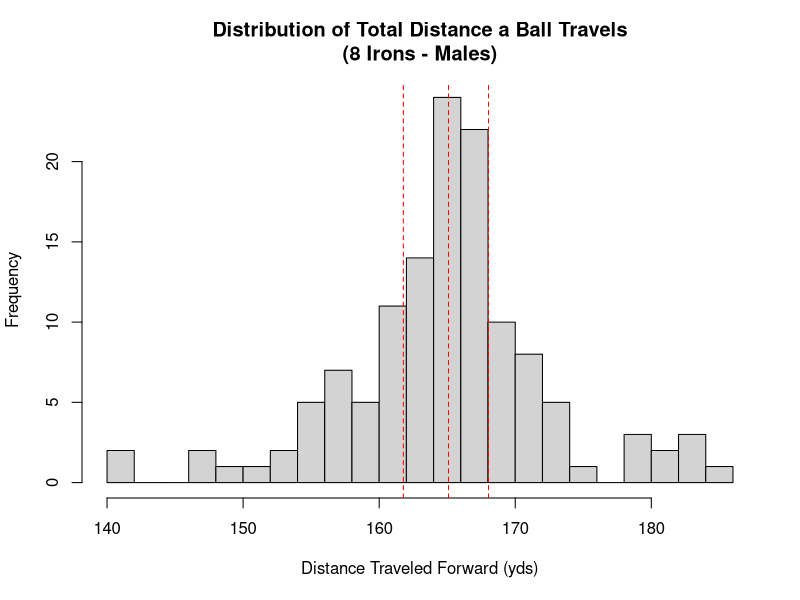
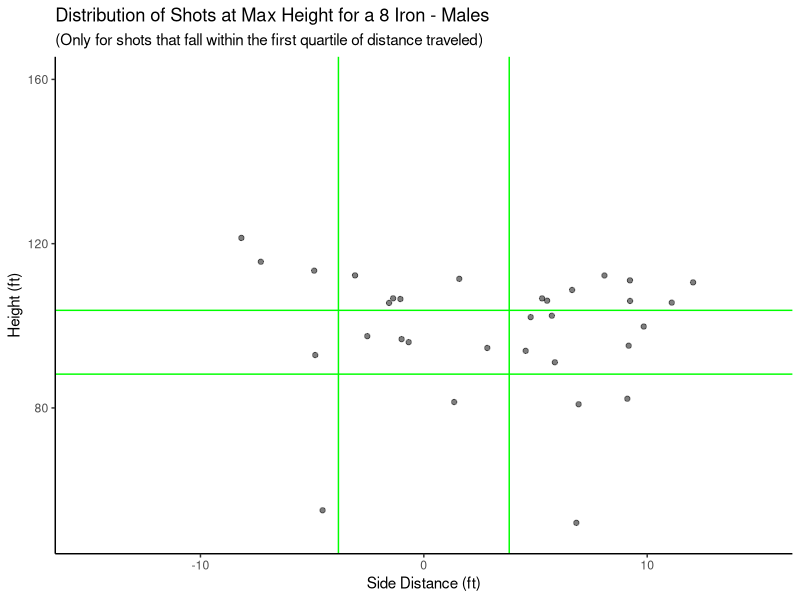
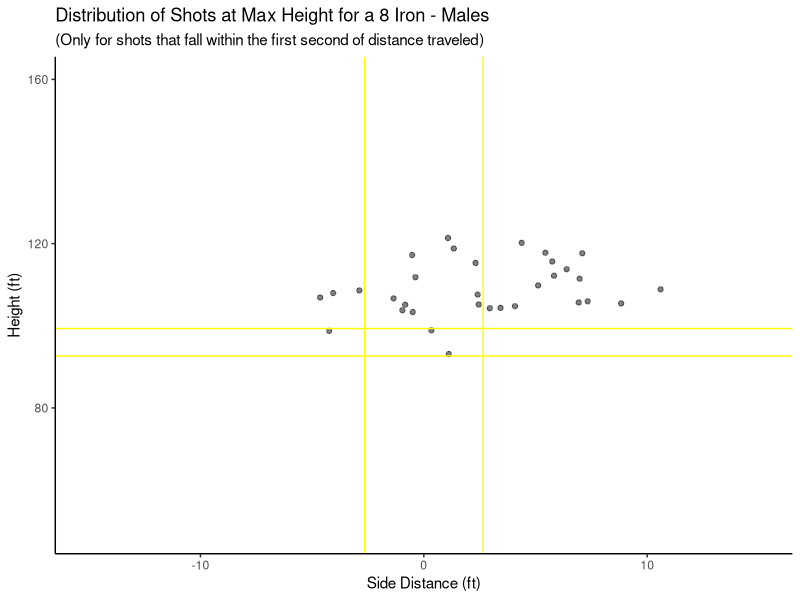
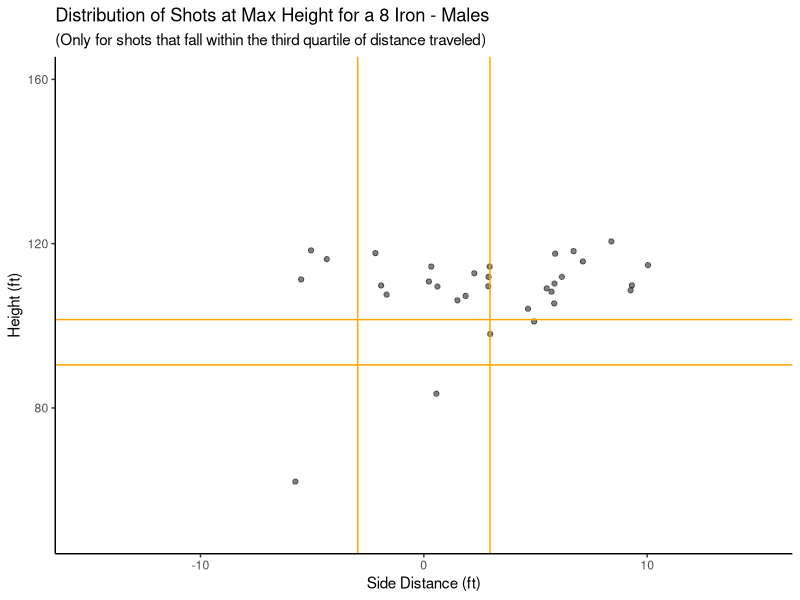
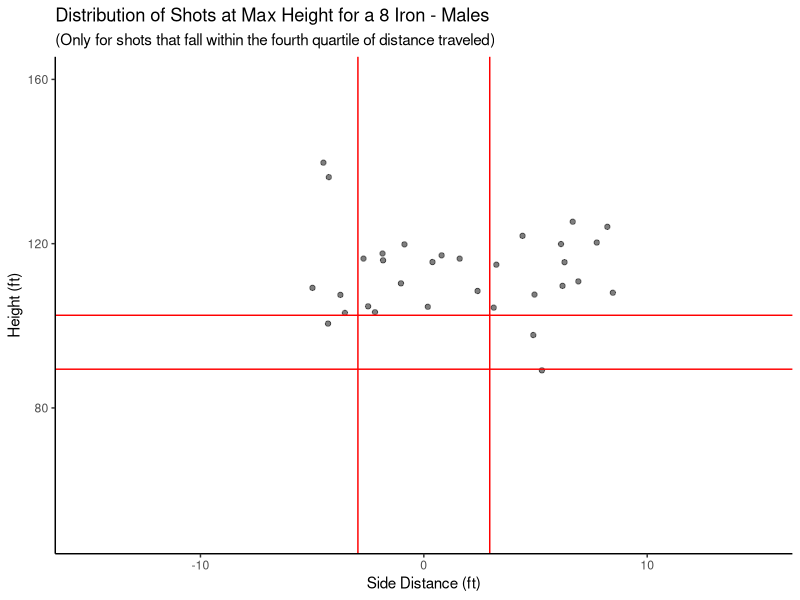
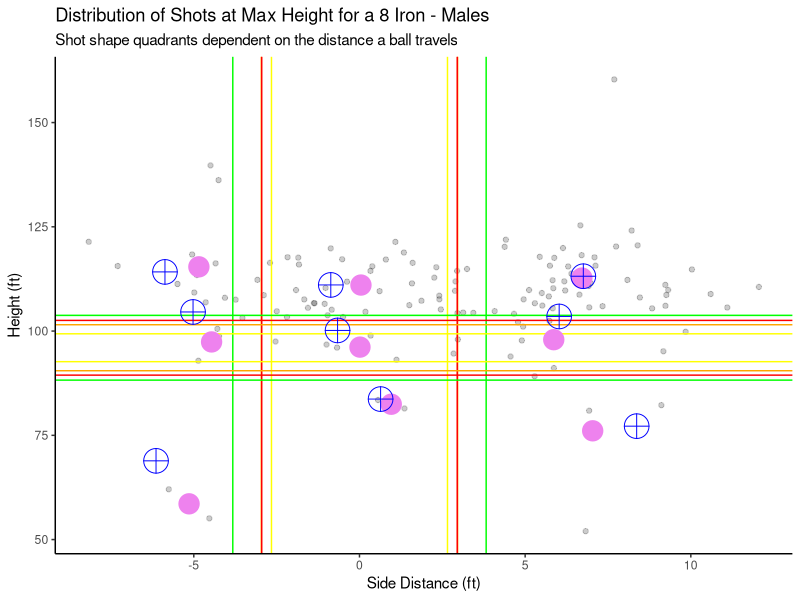

Write R code to recreate these figures, in order.
## ---- chunk 1
library(tidyverse)
library(mgcv)
library(gam)
library(kableExtra)

# load in data
df_st_club <- read_csv("Data Cleaning/Output Data/Cleaned_Standard_Clubs.csv")

# Filter df for only 8 irons
df_8iron_lim <- filter(df_st_club, Club == "8 Iron" & Sex == "Male")
## ---- chunk 2
# Side model
iron_side_final <- gam::gam(`Max Height - Side` ~
  gam::s(`Club Speed`) +
  gam::s(`Attack Angle`) +
  gam::s(`Swing Plane`) +
  gam::s(`Face Angle`) +
  gam::s(`Club Path`) +
  gam::s(shaft_lean), data = df_8iron_lim)

# Height model
iron_height_final <- gam::gam(`Max Height - Height` ~
  gam::s(`Club Speed`) +
  gam::s(`Attack Angle`) +
  gam::s(`Swing Plane`) +
  gam::s(`Face Angle`) +
  gam::s(`Club Path`) +
  gam::s(shaft_lean), data = df_8iron_lim)
## ---- chunk 3
# First distance quartile
q1_dist <- quantile(df_8iron_lim$`Est. Total Flat - Length`, 0.25)
# Second Distance quartile
median_dist <- quantile(df_8iron_lim$`Est. Total Flat - Length`, 0.50)
# Third Distance quartile
q3_dist <- quantile(df_8iron_lim$`Est. Total Flat - Length`, 0.75)

# 0-25% of data, divide height standard deviation by this
sd_divisor_side_1 <- 1.5
# 25-50% of data, divde height standard deviation by this
sd_divisor_side_2 <- 1.5
# 0-25% of data, divide height standard deviation by this
sd_divisor_side_3 <- 1.5
# 25-100% of data, divide height standard deviation by this
sd_divisor_side_4 <- 1.5

# 0-25% of data, divide height standard deviation by this
sd_divisor_height_1 <- 2
# 25-50% of data, divide height standard deviation by this
sd_divisor_height_2 <- 2
# 0-25% of data, divide height standard deviation by this
sd_divisor_height_3 <- 2
# 25-100% of data, divide height standard deviation by this
sd_divisor_height_4 <- 2
## ---- chunk 4
# Split for 8 Irons and fades by sign
df_8iron_lim$side_class_acc <- ifelse(df_8iron_lim$`Max Height - Side` > 0, "Draw", "Fade")

# Limit data to first quartile
df_8iron_lim_side1 <- filter(df_8iron_lim, `Est. Total Flat - Length` < q1_dist)
# Get standard deviation
sd_lim_side1 <- sd(df_8iron_lim_side1$`Max Height - Side`)

# Limit data to second quartile
df_8iron_lim_side2 <- filter(df_8iron_lim, `Est. Total Flat - Length` >= q1_dist)
df_8iron_lim_side2 <- filter(df_8iron_lim_side2, `Est. Total Flat - Length` < median_dist)
# Get standard deviation
sd_lim_side2 <- sd(df_8iron_lim_side2$`Max Height - Side`)

# Limit data to third quartile
df_8iron_lim_side3 <- filter(df_8iron_lim, `Est. Total Flat - Length` >= median_dist)
df_8iron_lim_side3 <- filter(df_8iron_lim_side3, `Est. Total Flat - Length` < q3_dist)
# Get standard deviation
sd_lim_side3 <- sd(df_8iron_lim_side3$`Max Height - Side`)

# Limit data to fourth quartile
df_8iron_lim_side4 <- filter(df_8iron_lim, `Est. Total Flat - Length` >= q3_dist)
# Get standard deviation
sd_lim_side4 <- sd(df_8iron_lim_side4$`Max Height - Side`)

# Classify straights
for (i in 1:nrow(df_8iron_lim)) {
  # Check to see if shot is in q1
  if (df_8iron_lim[i, "Est. Total Flat - Length"] < q1_dist) {
    # Classify as straight is criteria is met
    if (df_8iron_lim[i, "Max Height - Side"] < sd_lim_side1 / sd_divisor_side_1 &
      df_8iron_lim[i, "Max Height - Side"] > -sd_lim_side1 / sd_divisor_side_1) {
      # Accessing the 'side_class' column by name to assign "Straight"
      df_8iron_lim[i, "side_class_acc"] <- "Straight"
    }
    # Check to see if shot is in q2
  } else if (df_8iron_lim[i, "Est. Total Flat - Length"] < median_dist) {
    # Classify as straight is criteria is met
    if (df_8iron_lim[i, "Max Height - Side"] < sd_lim_side2 / sd_divisor_side_2 &
      df_8iron_lim[i, "Max Height - Side"] > -sd_lim_side2 / sd_divisor_side_2) {
      df_8iron_lim[i, "side_class_acc"] <- "Straight"
    }
    # Check to see if shot is in q3
  } else if (df_8iron_lim[i, "Est. Total Flat - Length"] < q3_dist) {
    # Classify as straight is criteria is met
    if (df_8iron_lim[i, "Max Height - Side"] < sd_lim_side3 / sd_divisor_side_3 &
      df_8iron_lim[i, "Max Height - Side"] > -sd_lim_side3 / sd_divisor_side_3) {
      df_8iron_lim[i, "side_class_acc"] <- "Straight"
    }
    # Check to see if shot is in q4
  } else {
    # Classify as straight is criteria is met
    if (df_8iron_lim[i, "Max Height - Side"] < sd_lim_side4 / sd_divisor_side_4 &
      df_8iron_lim[i, "Max Height - Side"] > -sd_lim_side4 / sd_divisor_side_4) {
      df_8iron_lim[i, "side_class_acc"] <- "Straight"
    }
  }
}
## ---- chunk 5
# Define height class variable
df_8iron_lim$height_class_acc <- "Medium"

# Limit data to first quartile
df_8iron_lim_height1 <- filter(df_8iron_lim, `Est. Total Flat - Length` < q1_dist)
# Get mean and standard deviation
mean_lim_height1 <- mean(df_8iron_lim_height1$`Max Height - Height`)
mean_lim_height1 <- 96
sd_lim_height1 <- sd(df_8iron_lim_height1$`Max Height - Height`)

# Limit data to second quartile
df_8iron_lim_height2 <- filter(df_8iron_lim, `Est. Total Flat - Length` >= q1_dist)
df_8iron_lim_height2 <- filter(df_8iron_lim_height2, `Est. Total Flat - Length` < median_dist)
# Get mean and standard deviation
mean_lim_height2 <- mean(df_8iron_lim_height2$`Max Height - Height`)
mean_lim_height2 <- 96
sd_lim_height2 <- sd(df_8iron_lim_height2$`Max Height - Height`)

# Limit data to third quartile
df_8iron_lim_height3 <- filter(df_8iron_lim, `Est. Total Flat - Length` >= median_dist)
df_8iron_lim_height3 <- filter(df_8iron_lim_height3, `Est. Total Flat - Length` < q3_dist)
# Get mean and standard deviation
mean_lim_height3 <- mean(df_8iron_lim_height3$`Max Height - Height`)
mean_lim_height3 <- 96
sd_lim_height3 <- sd(df_8iron_lim_height3$`Max Height - Height`)

# Limit data to fourth quartile
df_8iron_lim_height4 <- filter(df_8iron_lim, `Est. Total Flat - Length` >= q3_dist)
# Get mean and standard deviation
mean_lim_height4 <- mean(df_8iron_lim_height4$`Max Height - Height`)
mean_lim_height4 <- 96
sd_lim_height4 <- sd(df_8iron_lim_height4$`Max Height - Height`)

# Classify height
for (i in 1:nrow(df_8iron_lim)) {
  # Check if shot is in distance q1
  if (df_8iron_lim[i, "Est. Total Flat - Length"] < q1_dist) {
    # Classify as high/low/medium based on criteria
    if (df_8iron_lim[i, "Max Height - Height"] > (mean_lim_height1 + sd_lim_height1 / sd_divisor_height_1)) {
      df_8iron_lim[i, "height_class_acc"] <- "High"
    }
    if (df_8iron_lim[i, "Max Height - Height"] < (mean_lim_height1 - sd_lim_height1 / sd_divisor_height_1)) {
      df_8iron_lim[i, "height_class_acc"] <- "Low"
    }
    # Check if shot is in distance q1
  } else if (df_8iron_lim[i, "Est. Total Flat - Length"] < median_dist) {
    # Classify as high/low/medium based on criteria
    if (df_8iron_lim[i, "Max Height - Height"] > (mean_lim_height2 + sd_lim_height2 / sd_divisor_height_2)) {
      df_8iron_lim[i, "height_class_acc"] <- "High"
    }
    if (df_8iron_lim[i, "Max Height - Height"] < (mean_lim_height2 - sd_lim_height2 / sd_divisor_height_2)) {
      df_8iron_lim[i, "height_class_acc"] <- "Low"
    }
    # Check if shot is in distance q1
  } else if (df_8iron_lim[i, "Est. Total Flat - Length"] < q3_dist) {
    # Classify as high/low/medium based on criteria
    if (df_8iron_lim[i, "Max Height - Height"] > (mean_lim_height3 + sd_lim_height3 / sd_divisor_height_3)) {
      df_8iron_lim[i, "height_class_acc"] <- "High"
    }
    if (df_8iron_lim[i, "Max Height - Height"] < (mean_lim_height3 - sd_lim_height3 / sd_divisor_height_3)) {
      df_8iron_lim[i, "height_class_acc"] <- "Low"
    }
    # Check if shot is in distance q1
  } else {
    # Classify as high/low/medium based on criteria
    if (df_8iron_lim[i, "Max Height - Height"] > (mean_lim_height4 + sd_lim_height4 / sd_divisor_height_4)) {
      df_8iron_lim[i, "height_class_acc"] <- "High"
    }
    if (df_8iron_lim[i, "Max Height - Height"] < (mean_lim_height4 - sd_lim_height4 / sd_divisor_height_4)) {
      df_8iron_lim[i, "height_class_acc"] <- "Low"
    }
  }
}
## ---- chunk 6
hist(df_8iron_lim$`Est. Total Flat - Length`, breaks = 25, main = "Distribution of Total Distance a Ball Travels\n(8 Irons - Males)", xlab = "Distance Traveled Forward (yds)", col = "lightgrey")
abline(v = q1_dist, col = "red", lty = 2)
abline(v = median_dist, col = "red", lty = 2)
abline(v = q3_dist, col = "red", lty = 2)
## ---- chunk 7
# Create a data frame template to keep ideal parameters inclusive of intervals
df_ideal_8iron <- data.frame(
  Club = character(),
  Height_Class = character(),
  Side_Class = character(),
  Sex = character(),
  Club_Path_Angle = double(),
  Lie_Angle = double(),
  Attack_Angle = double(),
  Club_Speed = double(),
  Shaft_Lean = double(),
  Face_Angle = double(),
  Data_Points = numeric(),
  CPA_LB = double(),
  CPA_UB = double(),
  LA_LB = double(),
  LA_UB = double(),
  AA_LB = double(),
  AA_UB = double(),
  CS_LB = double(),
  CS_UB = double(),
  SL_LB = double(),
  SL_UB = double(),
  FA_LB = double(),
  FA_UB = double()
)

# Lists for shot shapes
heights <- c("High", "Medium", "Low")
sides <- c("Draw", "Straight", "Fade")

# Variable for row iterator
row <- 1

# Loop though each shot shape combination
for (height in heights) {
  for (side in sides) {
    # Filter to only specific shot shape
    shot_shape_df <- filter(df_8iron_lim, side_class_acc == side & height_class_acc == height)

    # Store club and shot shape
    df_ideal_8iron[row, "Club"] <- "8 Iron"
    df_ideal_8iron[row, "Height_Class"] <- height
    df_ideal_8iron[row, "Side_Class"] <- side
    df_ideal_8iron[row, "Sex"] <- "Male"

    # Get ideal parameters from medians
    df_ideal_8iron[row, "Club_Path_Angle"] <- median(shot_shape_df$`Club Path`)
    df_ideal_8iron[row, "Lie_Angle"] <- median(shot_shape_df$`Swing Plane`)
    df_ideal_8iron[row, "Attack_Angle"] <- mean(shot_shape_df$`Attack Angle`)
    df_ideal_8iron[row, "Club_Speed"] <- mean(shot_shape_df$`Club Speed`)
    df_ideal_8iron[row, "Shaft_Lean"] <- mean(shot_shape_df$shaft_lean)
    df_ideal_8iron[row, "Face_Angle"] <- mean(shot_shape_df$`Face Angle`)
    df_ideal_8iron[row, "Data_Points"] <- nrow(shot_shape_df)

    # Inital standard deviations are zero
    sd_cpa <- 0
    sd_la <- 0
    sd_aa <- 0
    sd_cs <- 0
    sd_sl <- 0
    sd_fa <- 0

    # Check to make sure there is enough data for a bound
    if (nrow(shot_shape_df) > 1) {
      # Find standard deviation of each CHP
      sd_cpa <- sd(shot_shape_df$`Club Path`)
      sd_la <- sd(shot_shape_df$`Swing Plane`)
      sd_aa <- sd(shot_shape_df$`Attack Angle`)
      sd_cs <- sd(shot_shape_df$`Club Speed`)
      sd_sl <- sd(shot_shape_df$shaft_lean)
      sd_fa <- sd(shot_shape_df$`Face Angle`)
    }

    # Find lower bound for each parameter by subtracting a fraction of sd
    df_ideal_8iron[row, "CPA_LB"] <- median(shot_shape_df$`Club Path`) - (sd_cpa / 16)
    df_ideal_8iron[row, "LA_LB"] <- median(shot_shape_df$`Swing Plane`) - (sd_la / 16)
    df_ideal_8iron[row, "AA_LB"] <- mean(shot_shape_df$`Attack Angle`) - (sd_aa / 16)
    df_ideal_8iron[row, "CS_LB"] <- mean(shot_shape_df$`Club Speed`) - (sd_cs / 16)
    df_ideal_8iron[row, "SL_LB"] <- mean(shot_shape_df$shaft_lean) - (sd_sl / 16)
    df_ideal_8iron[row, "FA_LB"] <- mean(shot_shape_df$`Face Angle`) - (sd_fa / 16)

    # Find upper bound for each parameter by adding a fraction of sd
    df_ideal_8iron[row, "CPA_UB"] <- median(shot_shape_df$`Club Path`) + (sd_cpa / 16)
    df_ideal_8iron[row, "LA_UB"] <- median(shot_shape_df$`Swing Plane`) + (sd_la / 16)
    df_ideal_8iron[row, "AA_UB"] <- mean(shot_shape_df$`Attack Angle`) + (sd_aa / 16)
    df_ideal_8iron[row, "CS_UB"] <- mean(shot_shape_df$`Club Speed`) + (sd_cs / 16)
    df_ideal_8iron[row, "SL_UB"] <- mean(shot_shape_df$shaft_lean) + (sd_sl / 16)
    df_ideal_8iron[row, "FA_UB"] <- mean(shot_shape_df$`Face Angle`) + (sd_fa / 16)


    # Iterate to next row
    row <- row + 1
  }
}
## ---- chunk 8
# Create dummy data frame that matches with visualization
df_ideal_8iron_mutated <- df_ideal_8iron
colnames(df_ideal_8iron_mutated) <- c(
  "Club", "Height_Class", "Side_Class", "Sex",
  "Club Path", "Swing Plane", "Attack Angle",
  "Club Speed", "shaft_lean", "Face Angle"
)

# Get predictions from moedls
side_preds <- predict(iron_side_final, df_ideal_8iron_mutated)
height_preds <- predict(iron_height_final, df_ideal_8iron_mutated)

# Data frame with predicted spot in air
predictions_quad <- data.frame(side_preds, height_preds)

# Get side means for each shot shape
side_mean <- c(
  mean(filter(df_8iron_lim, side_class_acc == "Draw" & height_class_acc == "High")$`Max Height - Side`),
  mean(filter(df_8iron_lim, side_class_acc == "Straight" & height_class_acc == "High")$`Max Height - Side`),
  mean(filter(df_8iron_lim, side_class_acc == "Fade" & height_class_acc == "High")$`Max Height - Side`),
  mean(filter(df_8iron_lim, side_class_acc == "Draw" & height_class_acc == "Medium")$`Max Height - Side`),
  mean(filter(df_8iron_lim, side_class_acc == "Straight" & height_class_acc == "Medium")$`Max Height - Side`),
  mean(filter(df_8iron_lim, side_class_acc == "Fade" & height_class_acc == "Medium")$`Max Height - Side`),
  mean(filter(df_8iron_lim, side_class_acc == "Draw" & height_class_acc == "Low")$`Max Height - Side`),
  mean(filter(df_8iron_lim, side_class_acc == "Straight" & height_class_acc == "Low")$`Max Height - Side`),
  mean(filter(df_8iron_lim, side_class_acc == "Fade" & height_class_acc == "Low")$`Max Height - Side`)
)

# Get height means for each shot shape
height_mean <- c(
  mean(filter(df_8iron_lim, side_class_acc == "Draw" & height_class_acc == "High")$`Max Height - Height`),
  mean(filter(df_8iron_lim, side_class_acc == "Straight" & height_class_acc == "High")$`Max Height - Height`),
  mean(filter(df_8iron_lim, side_class_acc == "Fade" & height_class_acc == "High")$`Max Height - Height`),
  mean(filter(df_8iron_lim, side_class_acc == "Draw" & height_class_acc == "Medium")$`Max Height - Height`),
  mean(filter(df_8iron_lim, side_class_acc == "Straight" & height_class_acc == "Medium")$`Max Height - Height`),
  mean(filter(df_8iron_lim, side_class_acc == "Fade" & height_class_acc == "Medium")$`Max Height - Height`),
  mean(filter(df_8iron_lim, side_class_acc == "Draw" & height_class_acc == "Low")$`Max Height - Height`),
  mean(filter(df_8iron_lim, side_class_acc == "Straight" & height_class_acc == "Low")$`Max Height - Height`),
  mean(filter(df_8iron_lim, side_class_acc == "Fade" & height_class_acc == "Low")$`Max Height - Height`)
)

shot_shape <- c(
  "High Draw", "High Straight", "High Fade",
  "Medium Draw", "Medium Straight", "Medium Fade",
  "Low Draw", "Low Straight", "Low Fade"
)

# Put means in dataframe
means_quad <- data.frame(side_mean, height_mean)

par(mfrow = c(2, 2))
# Visualize q1 quadrants
ggplot(df_8iron_lim_height1, aes(x = `Max Height - Side`, y = `Max Height - Height`)) +
  ylim(50, 160) +
  xlim(-15, 15) +
  geom_point(alpha = 0.5) +
  geom_vline(aes(xintercept = -sd_lim_side1 / sd_divisor_side_1), col = "green") +
  geom_vline(aes(xintercept = sd_lim_side1 / sd_divisor_side_1), col = "green") +
  geom_hline(aes(yintercept = (mean_lim_height1 + sd_lim_height1 / sd_divisor_height_1)), col = "green") +
  geom_hline(aes(yintercept = (mean_lim_height1 - sd_lim_height1 / sd_divisor_height_1)), col = "green") +
  theme(
    panel.grid.major = element_blank(), panel.grid.minor = element_blank(),
    panel.background = element_blank(), axis.line = element_line(colour = "black")
  ) +
  labs(
    title = "Distribution of Shots at Max Height for a 8 Iron - Males",
    subtitle = "(Only for shots that fall within the first quartile of distance traveled)",
    y = "Height (ft)",
    x = "Side Distance (ft)"
  )

# Visualize q2 quadrants
ggplot(df_8iron_lim_height2, aes(x = `Max Height - Side`, y = `Max Height - Height`)) +
  ylim(50, 160) +
  xlim(-15, 15) +
  geom_point(alpha = 0.5) +
  geom_vline(aes(xintercept = -sd_lim_side2 / sd_divisor_side_2), col = "yellow") +
  geom_vline(aes(xintercept = sd_lim_side2 / sd_divisor_side_2), col = "yellow") +
  geom_hline(aes(yintercept = (mean_lim_height2 + sd_lim_height2 / sd_divisor_height_2)), col = "yellow") +
  geom_hline(aes(yintercept = (mean_lim_height2 - sd_lim_height2 / sd_divisor_height_2)), col = "yellow") +
  theme(
    panel.grid.major = element_blank(), panel.grid.minor = element_blank(),
    panel.background = element_blank(), axis.line = element_line(colour = "black")
  ) +
  labs(
    title = "Distribution of Shots at Max Height for a 8 Iron - Males",
    subtitle = "(Only for shots that fall within the first second of distance traveled)",
    y = "Height (ft)",
    x = "Side Distance (ft)"
  )

# Visualize q2 quadrants
ggplot(df_8iron_lim_height3, aes(x = `Max Height - Side`, y = `Max Height - Height`)) +
  ylim(50, 160) +
  xlim(-15, 15) +
  geom_point(alpha = 0.5) +
  geom_vline(aes(xintercept = -sd_lim_side3 / sd_divisor_side_3), col = "orange") +
  geom_vline(aes(xintercept = sd_lim_side3 / sd_divisor_side_3), col = "orange") +
  geom_hline(aes(yintercept = (mean_lim_height3 + sd_lim_height3 / sd_divisor_height_3)), col = "orange") +
  geom_hline(aes(yintercept = (mean_lim_height3 - sd_lim_height3 / sd_divisor_height_3)), col = "orange") +
  theme(
    panel.grid.major = element_blank(), panel.grid.minor = element_blank(),
    panel.background = element_blank(), axis.line = element_line(colour = "black")
  ) +
  labs(
    title = "Distribution of Shots at Max Height for a 8 Iron - Males",
    subtitle = "(Only for shots that fall within the third quartile of distance traveled)",
    y = "Height (ft)",
    x = "Side Distance (ft)"
  )


# Visualize q4 quadrants
ggplot(df_8iron_lim_height4, aes(x = `Max Height - Side`, y = `Max Height - Height`)) +
  ylim(50, 160) +
  xlim(-15, 15) +
  geom_point(alpha = 0.5) +
  geom_vline(aes(xintercept = -sd_lim_side4 / sd_divisor_side_4), col = "red") +
  geom_vline(aes(xintercept = sd_lim_side4 / sd_divisor_side_4), col = "red") +
  geom_hline(aes(yintercept = (mean_lim_height4 + sd_lim_height4 / sd_divisor_height_4)), col = "red") +
  geom_hline(aes(yintercept = (mean_lim_height4 - sd_lim_height4 / sd_divisor_height_4)), col = "red") +
  theme(
    panel.grid.major = element_blank(), panel.grid.minor = element_blank(),
    panel.background = element_blank(), axis.line = element_line(colour = "black")
  ) +
  labs(
    title = "Distribution of Shots at Max Height for a 8 Iron - Males",
    subtitle = "(Only for shots that fall within the fourth quartile of distance traveled)",
    y = "Height (ft)",
    x = "Side Distance (ft)"
  )

# Visualize all quadrants with the parameters landing via model
ggplot(df_8iron_lim, aes(x = `Max Height - Side`, y = `Max Height - Height`)) +
  geom_point(alpha = 0.2) +
  geom_vline(aes(xintercept = -sd_lim_side1 / sd_divisor_side_1), col = "green") +
  geom_vline(aes(xintercept = sd_lim_side1 / sd_divisor_side_1), col = "green") +
  geom_vline(aes(xintercept = -sd_lim_side2 / sd_divisor_side_2), col = "yellow") +
  geom_vline(aes(xintercept = sd_lim_side2 / sd_divisor_side_2), col = "yellow") +
  geom_vline(aes(xintercept = -sd_lim_side3 / sd_divisor_side_3), col = "orange") +
  geom_vline(aes(xintercept = sd_lim_side3 / sd_divisor_side_3), col = "orange") +
  geom_vline(aes(xintercept = -sd_lim_side4 / sd_divisor_side_4), col = "red") +
  geom_vline(aes(xintercept = sd_lim_side4 / sd_divisor_side_4), col = "red") +
  geom_hline(aes(yintercept = (mean_lim_height1 + sd_lim_height1 / sd_divisor_height_1)), col = "green") +
  geom_hline(aes(yintercept = (mean_lim_height1 - sd_lim_height1 / sd_divisor_height_1)), col = "green") +
  geom_hline(aes(yintercept = (mean_lim_height2 + sd_lim_height2 / sd_divisor_height_2)), col = "yellow") +
  geom_hline(aes(yintercept = (mean_lim_height2 - sd_lim_height2 / sd_divisor_height_2)), col = "yellow") +
  geom_hline(aes(yintercept = (mean_lim_height3 + sd_lim_height3 / sd_divisor_height_3)), col = "orange") +
  geom_hline(aes(yintercept = (mean_lim_height3 - sd_lim_height3 / sd_divisor_height_3)), col = "orange") +
  geom_hline(aes(yintercept = (mean_lim_height4 + sd_lim_height4 / sd_divisor_height_4)), col = "red") +
  geom_hline(aes(yintercept = (mean_lim_height4 - sd_lim_height4 / sd_divisor_height_4)), col = "red") +
  labs(
    title = "Distribution of Shots at Max Height for a 8 Iron - Males",
    subtitle = "Shot shape quadrants dependent on the distance a ball travels",
    y = "Height (ft)",
    x = "Side Distance (ft)"
  ) +
  theme(
    panel.grid.major = element_blank(), panel.grid.minor = element_blank(),
    panel.background = element_blank(), axis.line = element_line(colour = "black")
  ) +
  geom_point(data = means_quad, aes(x = side_mean, y = height_mean), color = "violet", pch = 20, size = 10) +
  geom_point(data = predictions_quad, aes(x = side_preds, y = height_preds), color = "blue", pch = 10, size = 8)
## ---- chunk 9
# Dummy df for sharing table
df_ideal_8iron_male_sharable <- data.frame(
  Club = df_ideal_8iron$Club,
  Shot_Shape = paste(df_ideal_8iron$Height_Class, df_ideal_8iron$Side_Class),
  Sex = df_ideal_8iron$Sex,
  Club_Path_Angle = df_ideal_8iron$Club_Path_Angle,
  CPA_LB = df_ideal_8iron$CPA_LB,
  CPA_UB = df_ideal_8iron$CPA_UB,
  Lie_Angle = df_ideal_8iron$Lie_Angle,
  LA_LB = df_ideal_8iron$LA_LB,
  LA_UB = df_ideal_8iron$LA_UB,
  Attack_Angle = df_ideal_8iron$Attack_Angle,
  AA_LB = df_ideal_8iron$AA_LB,
  AA_UB = df_ideal_8iron$AA_UB,
  Club_Speed = df_ideal_8iron$Club_Speed,
  CS_LB = df_ideal_8iron$CS_LB,
  CS_UB = df_ideal_8iron$CS_UB,
  Shaft_Lean = df_ideal_8iron$Shaft_Lean,
  SL_LB = df_ideal_8iron$SL_LB,
  SL_UB = df_ideal_8iron$SL_UB,
  Face_Angle = df_ideal_8iron$Face_Angle,
  FA_LB = df_ideal_8iron$FA_LB,
  FA_UB = df_ideal_8iron$FA_UB,
  Data_Points = df_ideal_8iron$Data_Points
)

# Output kable
kable(df_ideal_8iron_male_sharable, escape = TRUE, caption = "Ideal Parameter Estimates for 8 Iron From Centers of Actual Data (Males)") %>%
  kable_styling(latex_options = "hold_position")
